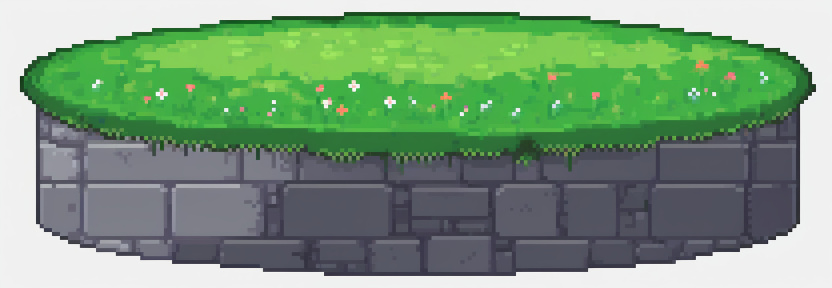
#> input picture art/ui/studio/podium_raw.png, 1664 x 576 px (shown at 1/2 size)
$ python pose_sheet.py ../../art/ui/studio/podium_raw.png ../../art/ui/studio/podium_raw.png ../../art/ui/studio/podium_raw.png ../../art/ui/studio/podium_raw.png
#> lines starting #> are read from the running program, lines starting #| are printed output that depends on the picture; after the words box and inside, x2 and y2 are one past the last pixel; in counts of white or black regions, pixels touching at a corner belong together
#> in cut, img is the input picture: PIL image 1664x576 RGB; mean R, G, B 121.4, 155.1, 122.9
### tools/artgen/pixelize.py
"""Turn a raw generation into clean game pixel art.

usage:
  python tools/artgen/pixelize.py in.png out.png --px 8 [--colors 32] [--cut-bg 40] [--crop x0 y0 x1 y1]
                                   [--size W H] [--palette pal.png] [--outline]

  --px N        source pixels per art pixel (the LoRA draws ~8px blocks at 1024 scale)
  --size W H    final art size instead of --px (box downscale to exactly W x H)
  --colors N    quantise to N colours (no dithering)
  --palette     quantise to the colours of an existing palette image instead (keeps a stage cohesive)
  --cut-bg T    make the flat background transparent: flood from the border, colour distance <= T
  --outline     add a 1px dark outline round the opaque silhouette (sprites)

Output is always exact: hard alpha (0 or 255), no partially transparent or blended pixels.
"""
from __future__ import annotations

import argparse
from collections import deque

import numpy as np
from PIL import Image


def snap(img: Image.Image, px: int | None, size: tuple[int, int] | None) -> Image.Image:
#> called with px = 8
    if size:
        w, h = size
    else:
        w, h = img.width // px, img.height // px
#> w = 208; h = 72
    # Median-ish downscale: box average, then the quantiser pulls colours back onto clusters.
    return img.convert("RGB").resize((w, h), Image.BOX)


def quantise(img: Image.Image, colors: int, palette: str | None) -> Image.Image:
#> called with colors = 40
    if palette:
        pal_img = Image.open(palette).convert("RGB")
        cols = list(dict.fromkeys(pal_img.getdata()))[:256]
        p = Image.new("P", (1, 1))
        flat = [c for rgb in cols for c in rgb]
        p.putpalette(flat + flat[:3] * (256 - len(cols)))
        return img.quantize(palette=p, dither=Image.Dither.NONE).convert("RGB")
    return img.quantize(colors=colors, method=Image.Quantize.MAXCOVERAGE, dither=Image.Dither.NONE).convert("RGB")


def cut_background(img: Image.Image, tol: float) -> Image.Image:
#> called with tol = 30
    a = np.asarray(img.convert("RGB")).astype(np.int32)
    h, w, _ = a.shape
#> h = 72; w = 208
    keep = np.ones((h, w), bool)
    seen = np.zeros((h, w), bool)
    q: deque = deque()
    for x in range(w):
        q.extend([(x, 0), (x, h - 1)])
    for y in range(h):
        q.extend([(0, y), (w - 1, y)])
    while q:
        x, y = q.popleft()
        if seen[y, x]:
            continue
        seen[y, x] = True
        ref = a[y, x]
        keep[y, x] = False
        for dx, dy in ((1, 0), (-1, 0), (0, 1), (0, -1)):
            xx, yy = x + dx, y + dy
            if 0 <= xx < w and 0 <= yy < h and not seen[yy, xx] and np.abs(a[yy, xx] - ref).sum() <= tol:
                q.append((xx, yy))
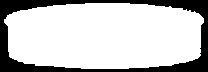
#> keep: shape (72, 208) bool; 77.3% white; 1 black region, box (x1, y1, x2, y2) and area: (0, 0, 208, 72) 3399
    rgba = np.dstack([a.astype(np.uint8), (keep * 255).astype(np.uint8)])
    return Image.fromarray(rgba, "RGBA")


# [35 lines left out: functions cut_sky, outline, not called in this run]


def defringe(img: Image.Image, passes: int = 2, lum: int = 175) -> Image.Image:
    """Strip light, desaturated pixels on the silhouette edge (leftover background halo)."""
#> called with passes = 2, lum = 200
    a = np.asarray(img).copy()
    for _ in range(passes):
        al = a[:, :, 3] > 0
        edge = np.zeros_like(al)
        edge[1:, :] |= ~al[:-1, :]
        edge[:-1, :] |= ~al[1:, :]
        edge[:, 1:] |= ~al[:, :-1]
        edge[:, :-1] |= ~al[:, 1:]
        rgb = a[:, :, :3].astype(int)
        mx, mn = rgb.max(2), rgb.min(2)
        pale = (mx > lum) & ((mx - mn) < 0.22 * mx)
        a[al & edge & pale, 3] = 0
#> this loop made 2 passes
#> pass 1, in defringe, `mx, mn = rgb.max(2), rgb.min(2)`:
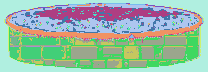
#> mx: shape (72, 208) int64; 37 distinct labels, from 53 to 253; one colour per label, 0 black
#> pass 1, in defringe, `mx, mn = rgb.max(2), rgb.min(2)`:
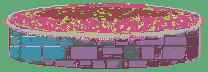
#> mn: shape (72, 208) int64; 36 distinct labels, from 23 to 245; one colour per label, 0 black
#> after the loop:
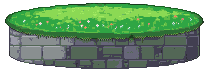
#> a: shape (72, 208, 4); mean R, G, B, A 121.8, 160.1, 123.4, 194.9; transparent parts drawn white
#> after the loop:
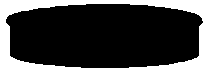
#> edge: shape (72, 208) bool; 26.7% white; 1 white region, box (x1, y1, x2, y2) and area: (0, 0, 208, 72) 3992
    return Image.fromarray(a, "RGBA")


def despeckle(img: Image.Image) -> Image.Image:
    """Remove isolated opaque pixels and fill single-pixel holes."""
    a = np.asarray(img).copy()
    al = a[:, :, 3] > 0
#> al: shape (72, 208) bool; 76.4% white; 1 black region, box (x1, y1, x2, y2) and area: (0, 0, 208, 72) 3531
    n = np.zeros(al.shape, int)
    n[1:, :] += al[:-1, :]
    n[:-1, :] += al[1:, :]
#> n: shape (72, 208) int64; 3 distinct labels, from 0 to 2
    n[:, 1:] += al[:, :-1]
#> n: shape (72, 208) int64; 4 distinct labels, from 0 to 3
    n[:, :-1] += al[:, 1:]
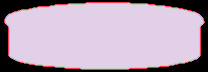
#> n: shape (72, 208) int64; 5 distinct labels, from 0 to 4; one colour per label, 0 black
    a[al & (n == 0), 3] = 0
    return Image.fromarray(a, "RGBA")


# [22 lines left out: function main, not called in this run]


# [2 lines that do not run on import are left out]

### tools/artgen/pose_sheet.py
"""Pose-guide sheets for golfer animation (paint-over workflow).

Draws a colour-blocked mannequin for every keyframe on a fixed grid. The generator then repaints
the whole sheet as one character in one pass (identity stays consistent across cells), and
cut_frames() slices the result back into frames using the same grid, so every frame's pivot and
club anchors are known exactly instead of guessed.

usage:
  python tools/artgen/pose_sheet.py guide <char> out.png        # write the 8x-scaled guide
  python tools/artgen/pose_sheet.py cut <char> painted.png outdir # slice a painted sheet to frames

Coordinates are art px, origin = ground point between the feet, +x = target side, y up negative.
"""
from __future__ import annotations

import json
import sys
from pathlib import Path

from PIL import Image, ImageDraw

CELL_W, CELL_H = 48, 64
COLS = 4
FEET = (22, 60)            # pivot inside a cell
SCALE = 8                  # generator pixels per art pixel

# Keyframes: joints in art px. hip/neck/head; knees+ankles back/front; elbow, hands, club head.
# The swing is a pendulum in the screen plane (side-view golf): back = -x, target = +x.
POSES: dict[str, dict] = {
    # idle: address stance, breathing (torso/head drift 1px, hands settle)
    "idle_0": dict(hip=(-5, -26), neck=(4, -42), head=(8, -48), kb=(-4, -13), kf=(3, -13), ab=(-7, 0), af=(7, 0), el=(7, -32), hd=(9, -23), ch=(25, -1)),
    "idle_1": dict(hip=(-5, -26), neck=(4, -41), head=(8, -47), kb=(-4, -13), kf=(3, -13), ab=(-7, 0), af=(7, 0), el=(7, -31), hd=(9, -22), ch=(25, -1)),
    "idle_2": dict(hip=(-5, -25), neck=(4, -41), head=(8, -47), kb=(-4, -12), kf=(3, -12), ab=(-7, 0), af=(7, 0), el=(7, -31), hd=(9, -22), ch=(25, -1)),
    "idle_3": dict(hip=(-5, -26), neck=(4, -42), head=(9, -48), kb=(-4, -13), kf=(3, -13), ab=(-7, 0), af=(7, 0), el=(7, -32), hd=(9, -23), ch=(25, -1)),
    # swing
    "address":  dict(hip=(-5, -26), neck=(4, -42), head=(8, -48), kb=(-4, -13), kf=(3, -13), ab=(-7, 0), af=(7, 0), el=(7, -32), hd=(9, -23), ch=(25, -1)),
    "takeaway": dict(hip=(-5, -26), neck=(3, -42), head=(7, -48), kb=(-4, -13), kf=(4, -13), ab=(-7, 0), af=(7, 0), el=(3, -32), hd=(1, -26), ch=(-15, -12)),
    "halfback": dict(hip=(-6, -26), neck=(2, -42), head=(6, -48), kb=(-5, -13), kf=(4, -12), ab=(-7, 0), af=(7, 0), el=(-1, -35), hd=(-6, -33), ch=(-10, -53)),
    "top":      dict(hip=(-6, -27), neck=(1, -43), head=(6, -49), kb=(-5, -14), kf=(5, -12), ab=(-7, 0), af=(7, 0), el=(-2, -42), hd=(-5, -47), ch=(13, -55)),
    "down":     dict(hip=(-4, -26), neck=(3, -42), head=(7, -48), kb=(-3, -13), kf=(4, -13), ab=(-7, 0), af=(7, 0), el=(1, -36), hd=(-2, -34), ch=(-20, -42)),
    "impact":   dict(hip=(-2, -26), neck=(5, -42), head=(8, -48), kb=(-2, -13), kf=(4, -14), ab=(-7, 0), af=(7, 0), el=(8, -31), hd=(10, -22), ch=(25, -1)),
    "follow":   dict(hip=(0, -27), neck=(5, -43), head=(9, -49), kb=(-2, -12), kf=(5, -14), ab=(-6, -1), af=(7, 0), el=(12, -35), hd=(15, -37), ch=(24, -55)),
    "finish":   dict(hip=(1, -28), neck=(4, -45), head=(7, -51), kb=(-1, -12), kf=(5, -14), ab=(-4, -2), af=(7, 0), el=(8, -46), hd=(2, -52), ch=(-15, -50)),
}
ORDER = list(POSES)

CHARS = {
    # body: torso width, leg width, head radius; extra silhouette features per design
    "rex":   dict(skin=(240, 190, 150), top=(226, 118, 48), legs=(46, 92, 70), shoe=(120, 60, 34), head_top=(226, 118, 48), hair=(214, 90, 30), club=(200, 206, 216),
                  torso=9, leg=5, head=6, cap_brim=True),
    "mira":  dict(skin=(240, 196, 160), top=(246, 204, 58), legs=(240, 196, 160), shoe=(240, 240, 244), head_top=(244, 244, 248), hair=(130, 70, 170), club=(200, 206, 216),
                  torso=7, leg=3, head=6, skirt=(36, 44, 92), ponytail=True, cap_brim=True),
    "bjorn": dict(skin=(232, 176, 140), top=(70, 120, 64), legs=(110, 78, 50), shoe=(80, 50, 30), head_top=(160, 168, 180), hair=(200, 80, 40), club=(200, 206, 216),
                  torso=13, leg=6, head=7, beard=(200, 80, 40), horns=(240, 232, 210), vest=(130, 92, 60)),
}


def cell_origin(i: int) -> tuple[int, int]:
    return (i % COLS) * CELL_W + FEET[0], (i // COLS) * CELL_H + FEET[1]


# [42 lines left out: function guide, not called in this run]


def cut(char: str, painted: Path, outdir: Path) -> None:
    sys.path.insert(0, str(Path(__file__).resolve().parent))
    import pixelize as px
    img = Image.open(painted).convert("RGB")
    small = px.quantise(px.snap(img, SCALE, None), 40, None)
    cutout = px.despeckle(px.defringe(px.cut_background(small, 30), 2, 200))
    outdir.mkdir(parents=True, exist_ok=True)
    meta = {}
    for i, name in enumerate(ORDER):
        x0, y0 = (i % COLS) * CELL_W, (i // COLS) * CELL_H
        fr = cutout.crop((x0, y0, x0 + CELL_W, y0 + CELL_H))
        fr.save(outdir / f"{name}.png")
        pose = POSES[name]
        meta[name] = {"pivot": list(FEET), "grip": [FEET[0] + pose["hd"][0], FEET[1] + pose["hd"][1]],
                      "club_head": [FEET[0] + pose["ch"][0], FEET[1] + pose["ch"][1]]}
#> this loop made 12 passes
#> pass 3, in cut, `fr = cutout.crop((x0, y0, x0 + CELL_W, y0 + CELL_H))`:
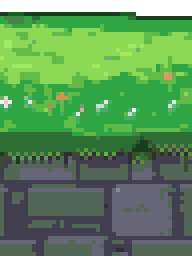
#> fr: PIL image 48x64 RGBA (shown 4 times larger); mean R, G, B, A 90.8, 143.2, 88.9, 241.9; transparent parts drawn white
#> after the loop: fr: PIL image 48x64 RGBA; every value is 0
#> after the loop, meta = 12 items
    (outdir / "frames.json").write_text(json.dumps(meta, indent=1), encoding="utf-8")
    print(outdir, len(ORDER), "frames")


if __name__ == "__main__":
    cmd, char = sys.argv[1], sys.argv[2]
    if cmd == "guide":
        guide(char, Path(sys.argv[3]))
    else:
        cut(char, Path(sys.argv[3]), Path(sys.argv[4]))
